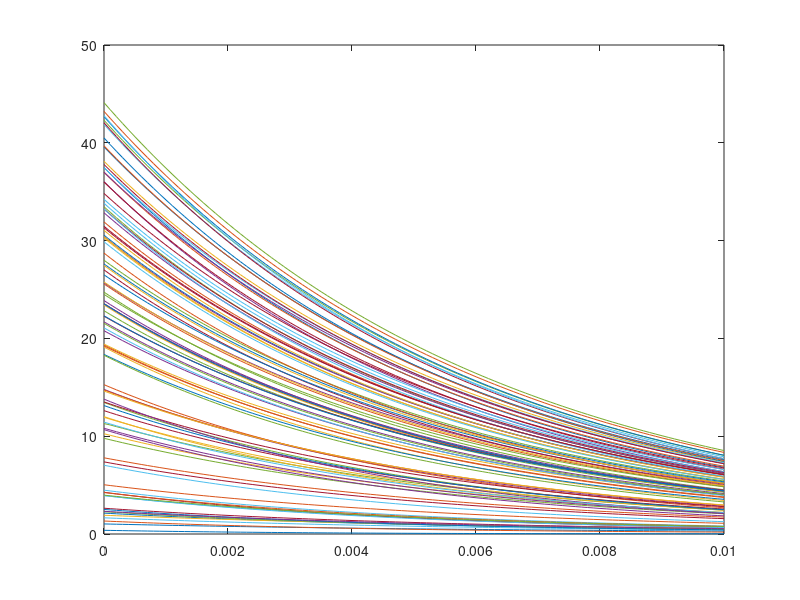

Write the MATLAB code that produced this figure.
function [re_o, Rates] = SteadyStatedtStaticOrthogonal

% Parameters:
N = 100; % network size;
   
%Initializations
Re = 45*rand(N,1); %Initial Rates

%External Input
S_t = zeros(N,1);
S_t(5) = 200;
So = 10; %mv (mean current)
Input = zeros(N,N) + So;
Input(:,1) = Input(:,1) + S_t;
Sigma = zeros(N,N)+ randn(N,N);
V = eye(N); %Input connectivity 

%Connectivity

meanw = 0; 
variancew = 4;
We  = orth(randn (N,N))*(variancew^1/2) + meanw;


%Training
dt =0.0001;
trainTime = size(Input,1);
L = trainTime; 
Rates = zeros(N,L);  % complete state history
t(1) = 0;
Re(:,1) = Re;

for n = 1:L
 
   tau_m = 0.006;
   alpha = 1/tau_m; %ms tau_m
 
   
 % Network activation
 
  h(:,n) = We*Re(:,n) + V*(Input (:,n)) + Sigma(:,n);
 %h(:,n) = sigmf(h(:,n),[2 4]);
  
    t(n+1) = t(n) + dt;
    Re(:,n+1) = Re(:,n) - dt*(alpha*(Re(:,n)-h(:,n)*sqrt(dt)));  
    Re(Re < 0) = 0; 
    
 
     % save network activition
     Rates= Re; 
   
end
 
re_o = Rates(:,L);

plot(t,Re)
   
end